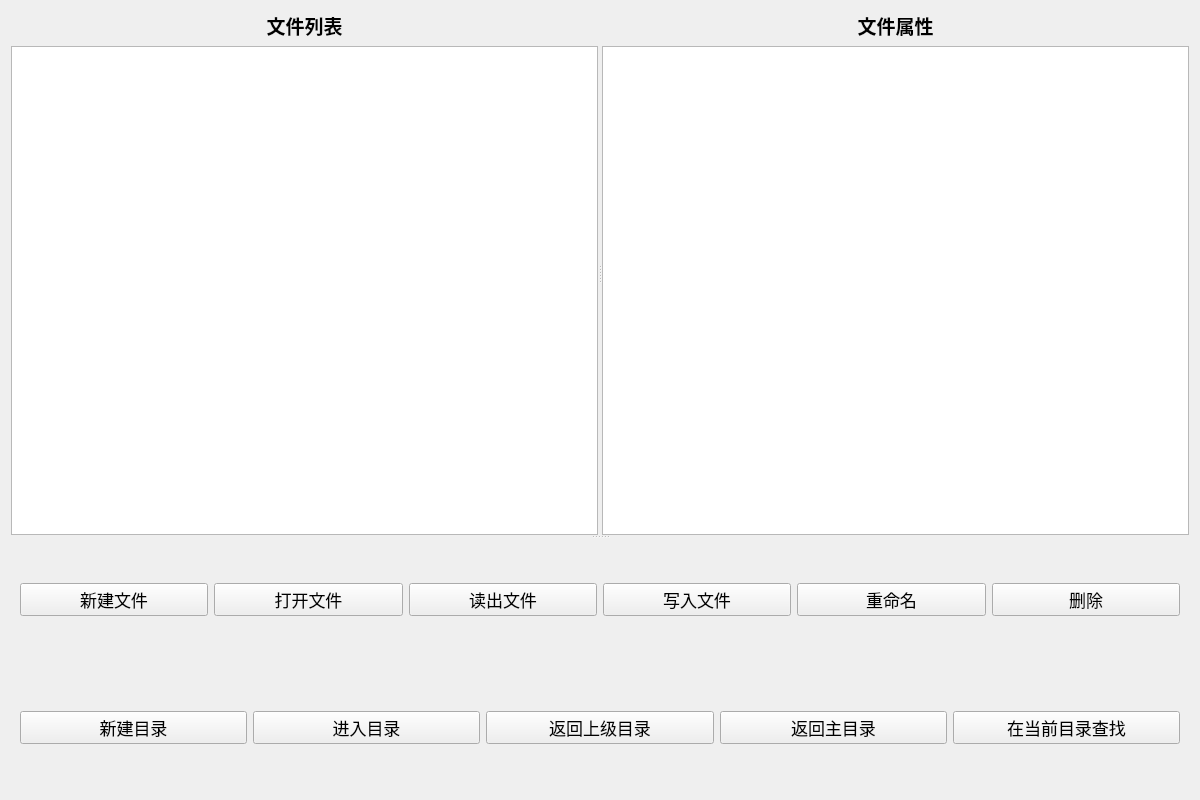
<?xml version="1.0" encoding="UTF-8"?>
<ui version="4.0">
 <class>UserMain</class>
 <widget class="QWidget" name="UserMain">
  <property name="geometry">
   <rect>
    <x>0</x>
    <y>0</y>
    <width>1200</width>
    <height>800</height>
   </rect>
  </property>
  <property name="font">
   <font>
    <pointsize>13</pointsize>
   </font>
  </property>
  <property name="windowTitle">
   <string>Form</string>
  </property>
  <layout class="QVBoxLayout" name="verticalLayout_4">
   <item>
    <widget class="QSplitter" name="splitter_2">
     <property name="orientation">
      <enum>Qt::Vertical</enum>
     </property>
     <widget class="QSplitter" name="splitter">
      <property name="orientation">
       <enum>Qt::Horizontal</enum>
      </property>
      <widget class="QWidget" name="widget" native="true">
       <layout class="QVBoxLayout" name="verticalLayout">
        <item>
         <widget class="QLabel" name="label_current_dir">
          <property name="font">
           <font>
            <pointsize>14</pointsize>
            <weight>75</weight>
            <bold>true</bold>
            <underline>false</underline>
           </font>
          </property>
          <property name="text">
           <string>文件列表</string>
          </property>
          <property name="alignment">
           <set>Qt::AlignCenter</set>
          </property>
         </widget>
        </item>
        <item>
         <widget class="QListWidget" name="list_files">
          <property name="font">
           <font>
            <pointsize>12</pointsize>
           </font>
          </property>
         </widget>
        </item>
       </layout>
      </widget>
      <widget class="QWidget" name="widget2" native="true">
       <layout class="QVBoxLayout" name="verticalLayout_2">
        <item>
         <widget class="QLabel" name="label_2">
          <property name="font">
           <font>
            <pointsize>14</pointsize>
            <weight>75</weight>
            <bold>true</bold>
           </font>
          </property>
          <property name="text">
           <string>文件属性</string>
          </property>
          <property name="alignment">
           <set>Qt::AlignCenter</set>
          </property>
         </widget>
        </item>
        <item>
         <widget class="QTextBrowser" name="text_attributes">
          <property name="font">
           <font>
            <family>微软雅黑</family>
            <pointsize>12</pointsize>
           </font>
          </property>
          <property name="html">
           <string>&lt;!DOCTYPE HTML PUBLIC &quot;-//W3C//DTD HTML 4.0//EN&quot; &quot;http://www.w3.org/TR/REC-html40/strict.dtd&quot;&gt;
&lt;html&gt;&lt;head&gt;&lt;meta name=&quot;qrichtext&quot; content=&quot;1&quot; /&gt;&lt;style type=&quot;text/css&quot;&gt;
p, li { white-space: pre-wrap; }
&lt;/style&gt;&lt;/head&gt;&lt;body style=&quot; font-family:'微软雅黑'; font-size:12pt; font-weight:400; font-style:normal;&quot;&gt;
&lt;p align=&quot;center&quot; style=&quot;-qt-paragraph-type:empty; margin-top:0px; margin-bottom:0px; margin-left:0px; margin-right:0px; -qt-block-indent:0; text-indent:0px; font-family:'SimSun'; font-size:13pt;&quot;&gt;&lt;br /&gt;&lt;/p&gt;&lt;/body&gt;&lt;/html&gt;</string>
          </property>
         </widget>
        </item>
       </layout>
      </widget>
     </widget>
     <widget class="QWidget" name="widget_5" native="true">
      <layout class="QVBoxLayout" name="verticalLayout_3">
       <item>
        <widget class="QWidget" name="widget_3" native="true">
         <layout class="QHBoxLayout" name="horizontalLayout">
          <item>
           <widget class="QPushButton" name="btn_create_file">
            <property name="text">
             <string>新建文件</string>
            </property>
           </widget>
          </item>
          <item>
           <widget class="QPushButton" name="btn_open_file">
            <property name="text">
             <string>打开文件</string>
            </property>
           </widget>
          </item>
          <item>
           <widget class="QPushButton" name="btn_read_file">
            <property name="text">
             <string>读出文件</string>
            </property>
           </widget>
          </item>
          <item>
           <widget class="QPushButton" name="btn_write_file">
            <property name="text">
             <string>写入文件</string>
            </property>
           </widget>
          </item>
          <item>
           <widget class="QPushButton" name="btn_rename">
            <property name="text">
             <string>重命名</string>
            </property>
           </widget>
          </item>
          <item>
           <widget class="QPushButton" name="btn_delete">
            <property name="text">
             <string>删除</string>
            </property>
           </widget>
          </item>
         </layout>
        </widget>
       </item>
       <item>
        <widget class="QWidget" name="widget_4" native="true">
         <layout class="QHBoxLayout" name="horizontalLayout_2">
          <item>
           <widget class="QPushButton" name="btn_create_dir">
            <property name="text">
             <string>新建目录</string>
            </property>
           </widget>
          </item>
          <item>
           <widget class="QPushButton" name="btn_open_dir">
            <property name="text">
             <string>进入目录</string>
            </property>
           </widget>
          </item>
          <item>
           <widget class="QPushButton" name="btn_return_pre">
            <property name="text">
             <string>返回上级目录</string>
            </property>
           </widget>
          </item>
          <item>
           <widget class="QPushButton" name="btn_return_home">
            <property name="text">
             <string>返回主目录</string>
            </property>
           </widget>
          </item>
          <item>
           <widget class="QPushButton" name="btn_search">
            <property name="text">
             <string>在当前目录查找</string>
            </property>
           </widget>
          </item>
         </layout>
        </widget>
       </item>
      </layout>
     </widget>
    </widget>
   </item>
  </layout>
 </widget>
 <resources/>
 <connections/>
</ui>
